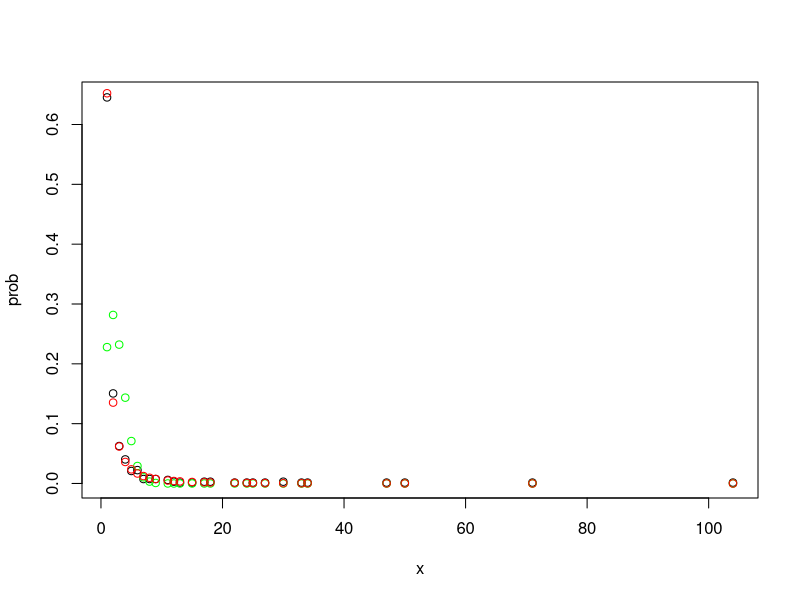

This chart was generated by the following R code:
dZeroTruncatedPoisson <- function(x,lambda)
{
  numer <- lambda^x
  denom <- factorial(x)*(exp(lambda) - 1)
  res <- numer/denom
  
  res
}

dZeroTruncatedPoissonGamma <- function(x,alpha,beta)
{
  numer <- gamma(x + alpha) * beta^x
  denom <- gamma(alpha) * (1 + beta)^(x+alpha) * gamma(x + 1) * (1 - (1 + beta)^(-alpha))
  res <- numer/denom
  res
}

loglikZeroTruncatedPoisson <- function(theta,x)
{
  lambda <- theta[1]
  sum(log(dZeroTruncatedPoisson(x = x,lambda = lambda)))
}

loglikZeroTruncatedPoissonGamma <- function(theta,x)
{
  alpha <- theta[1]
  beta <- theta[2]
  sum(log(dZeroTruncatedPoissonGamma(x = x,alpha = alpha, beta = beta)))
}

x <- c(1, 2, 3, 4, 5, 6, 7, 8, 9, 11, 12, 13, 15, 17, 18, 22, 24, 25, 27, 30, 33, 34, 47, 50, 71, 104)
freq <- c(433, 101, 42, 27, 14, 15, 5, 5, 5, 4, 2, 1, 1, 2, 2, 1, 1, 1, 1, 2, 1, 1, 1, 1, 1, 1)
prob <- freq / sum(freq)
y <- rep(x,freq)
mean(y)
var(y)

lambda0 <- mean(y)
zeroTruncatedPoisson.fit <- optim(par=lambda0, loglikZeroTruncatedPoisson, method="BFGS", x=y, control=list(fnscale=-1), hessian=TRUE)
zeroTruncatedPoisson.fit

# Zero Truncated Poisson Gamma
set.seed(12)
alpha0 = 6.27e-10
N=40
found = 0

# Validate starting points
for (i in 1:N) {
  beta0 = 3.54e-10
  for (j in 1:N) {
    theta0 <- c(alpha0, beta0)
    try(
      { 
        tempfit <- optim(par=theta0, loglikZeroTruncatedPoissonGamma, method="BFGS", x=y, control=list(fnscale=-1), hessian=TRUE); 
        if (tempfit$convergence == 0)
        {
          print("****************");
          print(paste0("alpha0 = ", alpha0," beta0 = ", beta0))
          print(paste0("alpha.est = ", tempfit$par[1]," beta.est = ", tempfit$par[2]))
          print("****************");
          zeroTruncatedPoissonGamma.fit = tempfit
         }
      }, silent = TRUE)
    beta0 = beta0 * runif(1, 1.5, 3)
  }
  alpha0 = alpha0 * runif(1, 1.5, 3)
}

theta0 <- c(0.00378, 0.556)
zeroTruncatedPoissonGamma.fit <- optim(par=theta0, loglikZeroTruncatedPoissonGamma, method="BFGS", x=y, control=list(fnscale=-1), hessian=TRUE)


lambda.est <- zeroTruncatedPoisson.fit$par[1]
zeroTruncatedPoisson.loglik <- loglikZeroTruncatedPoisson(x, lambda.est)
print(paste0("Estimate for lambda = ", lambda.est))
print(paste0("LogLik for Zero truncated Poisson = ", zeroTruncatedPoisson.loglik))
inf <- -zeroTruncatedPoisson.fit$hessian
zeroTruncatedPoisson.se <- sqrt(diag(solve(inf)))
zeroTruncatedPoisson.cilower <- lambda.est - 1.96 * zeroTruncatedPoisson.se
zeroTruncatedPoisson.ciupper <- lambda.est + 1.96 * zeroTruncatedPoisson.se

print(paste0("95% CI for lambda is (", zeroTruncatedPoisson.cilower, ", ", zeroTruncatedPoisson.ciupper,")"))

alpha.est <- zeroTruncatedPoissonGamma.fit$par[1]
beta.est <- zeroTruncatedPoissonGamma.fit$par[2]
zeroTruncatedPoissonGamma.loglik <- loglikZeroTruncatedPoissonGamma(x, c(alpha.est, beta.est))
print(paste0("Estimate for alpha = ", alpha.est))
print(paste0("Estimate for beta = ", beta.est))
print(paste0("LogLik for Zero truncated Poisson Gamma = ", zeroTruncatedPoissonGamma.loglik))
inf <- -zeroTruncatedPoissonGamma.fit$hessian
zeroTruncatedPoissonGamma.se <- sqrt(diag(solve(inf)))
zeroTruncatedPoissonGamma.alphacilower <- alpha.est - 1.96 * zeroTruncatedPoissonGamma.se[1]
zeroTruncatedPoissonGamma.alphaciupper <- alpha.est + 1.96 * zeroTruncatedPoissonGamma.se[1]
zeroTruncatedPoissonGamma.betacilower <- beta.est - 1.96 * zeroTruncatedPoissonGamma.se[2]
zeroTruncatedPoissonGamma.betaciupper <- beta.est + 1.96 * zeroTruncatedPoissonGamma.se[2]

print(paste0("95% CI for alpha is (", zeroTruncatedPoissonGamma.alphacilower, ", ", zeroTruncatedPoissonGamma.alphaciupper,")"))
print(paste0("95% CI for beta is (", zeroTruncatedPoissonGamma.betacilower, ", ", zeroTruncatedPoissonGamma.betaciupper,")"))

# Model comparison
plot(x, prob)
points(x, dZeroTruncatedPoisson(x, lambda = lambda.est), col="green")
points(x, dZeroTruncatedPoissonGamma(x, alpha = alpha.est, beta = beta.est), col="red")

# AIC
zeroTruncatedPoisson.aic <- 2* zeroTruncatedPoisson.loglik - 2*1
zeroTruncatedPoissonGamma.aic <- 2* zeroTruncatedPoissonGamma.loglik - 2*2

print(paste0("AIC for zero truncated Poisson = ", zeroTruncatedPoisson.aic))
print(paste0("AIC for zero truncated Poisson-Gamma = ", zeroTruncatedPoissonGamma.aic))
